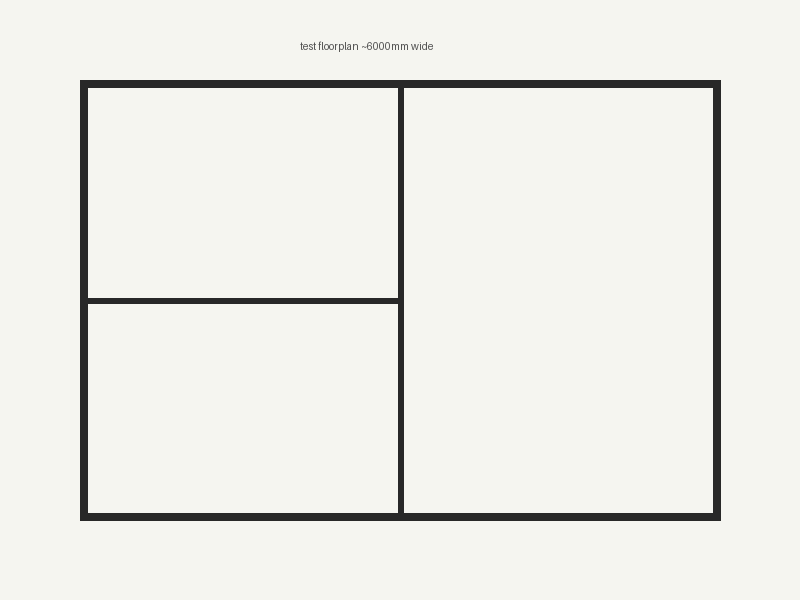
#> input picture test-floorplan.png, 800 x 600 px
$ python cv_lines.py ../../../test-floorplan.png
#> lines starting #> are read from the running program, lines starting #| are printed output that depends on the picture; after the words box and inside, x2 and y2 are one past the last pixel; in counts of white or black regions, pixels touching at a corner belong together
#!/usr/bin/env python3
"""
cv-hough-v1 — OpenCV line detection for floor-plan wall drafts.

Usage:
  python cv_lines.py path/to/image.png
  python cv_lines.py --stdin < image.png

Stdout JSON:
  { "ok": true, "wallsPx": [[x0,y0,x1,y1], ...],
    "imagePx": {"width":W,"height":H},
    "meta": { "engine": "cv-hough-v1", "warning": "草稿必人工核对", ... } }

Honest limits: classical Hough / morphology — NOT commercial semantic room parsing.
"""
from __future__ import annotations

import argparse
import json
import math
import sys
from typing import List, Sequence, Tuple

import cv2
import numpy as np

ENGINE_ID = "cv-hough-v1"
WARNING = "草稿必人工核对"
Seg = Tuple[float, float, float, float]


def load_image(path: str | None, use_stdin: bool) -> np.ndarray:
    if use_stdin:
        data = sys.stdin.buffer.read()
        arr = np.frombuffer(data, dtype=np.uint8)
        img = cv2.imdecode(arr, cv2.IMREAD_COLOR)
        if img is None:
            raise ValueError("failed to decode image from stdin")
        return img
    if not path:
        raise ValueError("image path required")
    img = cv2.imread(path, cv2.IMREAD_COLOR)
    if img is None:
        raise ValueError(f"failed to read image: {path}")
    return img


def seg_len(s: Sequence[float]) -> float:
    return math.hypot(s[2] - s[0], s[3] - s[1])


def normalize_angle(a: float) -> float:
    while a < -math.pi / 2:
        a += math.pi
    while a >= math.pi / 2:
        a -= math.pi
    return a


def seg_angle(s: Sequence[float]) -> float:
    return math.atan2(s[3] - s[1], s[2] - s[0])


def point_line_dist(px: float, py: float, s: Sequence[float]) -> float:
    x0, y0, x1, y1 = s
    dx, dy = x1 - x0, y1 - y0
    L2 = dx * dx + dy * dy
    if L2 < 1e-6:
        return math.hypot(px - x0, py - y0)
    t = max(0.0, min(1.0, ((px - x0) * dx + (py - y0) * dy) / L2))
    return math.hypot(px - (x0 + t * dx), py - (y0 + t * dy))


def hough_segments(mask: np.ndarray) -> List[Seg]:
    h, w = mask.shape[:2]
    min_len = max(28, int(min(h, w) * 0.04))
    max_gap = max(8, int(min(h, w) * 0.015))
    edges = cv2.Canny(mask, 50, 150, apertureSize=3)
    edges = cv2.bitwise_and(edges, mask)
    lines = cv2.HoughLinesP(
        edges,
        rho=1,
        theta=np.pi / 180.0,
        threshold=max(40, min_len // 2),
        minLineLength=min_len,
        maxLineGap=max_gap,
    )
    segs: List[Seg] = []
    if lines is None:
        return segs
    # OpenCV 4: (N,1,4); OpenCV 5: (N,4)
    arr = np.asarray(lines).reshape(-1, 4)
    for x0, y0, x1, y1 in arr:
        segs.append((float(x0), float(y0), float(x1), float(y1)))
    return segs


def merge_collinear(
    segs: List[Seg],
    ang_tol_deg: float = 8.0,
    dist_tol: float = 12.0,
    gap_tol: float = 28.0,
) -> List[Seg]:
    if not segs:
        return []
    ang_tol = math.radians(ang_tol_deg)
    remaining = sorted(segs, key=seg_len, reverse=True)
    merged: List[Seg] = []

    while remaining:
        base = remaining.pop(0)
        group = [base]
        ba = normalize_angle(seg_angle(base))
        changed = True
        while changed:
            changed = False
            keep: List[Seg] = []
            for s in remaining:
                sa = normalize_angle(seg_angle(s))
                dang = abs(ba - sa)
                dang = min(dang, math.pi - dang)
                if dang > ang_tol:
                    keep.append(s)
                    continue
                if max(point_line_dist(s[0], s[1], base), point_line_dist(s[2], s[3], base)) > dist_tol:
                    keep.append(s)
                    continue
                dx, dy = math.cos(ba), math.sin(ba)

                def proj(x: float, y: float) -> float:
                    return (x - base[0]) * dx + (y - base[1]) * dy

                pts = [
                    proj(base[0], base[1]),
                    proj(base[2], base[3]),
                    proj(s[0], s[1]),
                    proj(s[2], s[3]),
                ]
                lo, hi = min(pts), max(pts)
                cover = abs(proj(base[2], base[3]) - proj(base[0], base[1])) + abs(
                    proj(s[2], s[3]) - proj(s[0], s[1])
                )
                if (hi - lo) - cover > gap_tol:
                    keep.append(s)
                    continue
                group.append(s)
                changed = True
            remaining = keep
            if changed:
                base = max(group, key=seg_len)
                ba = normalize_angle(seg_angle(base))

        angles = [normalize_angle(seg_angle(s)) for s in group]
        mean_a = (
            math.atan2(
                sum(math.sin(2 * a) for a in angles) / len(angles),
                sum(math.cos(2 * a) for a in angles) / len(angles),
            )
            / 2.0
        )
        dx, dy = math.cos(mean_a), math.sin(mean_a)
        eps = []
        for s in group:
            eps.append((s[0], s[1]))
            eps.append((s[2], s[3]))
        cx = sum(p[0] for p in eps) / len(eps)
        cy = sum(p[1] for p in eps) / len(eps)
        ts = [((x - cx) * dx + (y - cy) * dy) for x, y in eps]
        t0, t1 = min(ts), max(ts)
        x0, y0 = cx + t0 * dx, cy + t0 * dy
        x1, y1 = cx + t1 * dx, cy + t1 * dy
        if math.hypot(x1 - x0, y1 - y0) >= 20:
            merged.append((x0, y0, x1, y1))

    return merged


def snap_ortho(segs: List[Seg], tol_deg: float = 12.0) -> List[Seg]:
    out: List[Seg] = []
    for x0, y0, x1, y1 in segs:
        ang = abs(math.degrees(math.atan2(y1 - y0, x1 - x0))) % 180
        if ang <= tol_deg or ang >= 180 - tol_deg:
            y = (y0 + y1) / 2
            out.append((min(x0, x1), y, max(x0, x1), y))
        elif abs(ang - 90) <= tol_deg:
            x = (x0 + x1) / 2
            out.append((x, min(y0, y1), x, max(y0, y1)))
        else:
            out.append((x0, y0, x1, y1))
    return out


def dedup_walls(walls: List[List[float]], tol: float = 10.0) -> List[List[float]]:
    out: List[List[float]] = []
    for w in walls:
        dup = False
        for o in out:
            same = (
                abs(w[0] - o[0]) < tol
                and abs(w[1] - o[1]) < tol
                and abs(w[2] - o[2]) < tol
                and abs(w[3] - o[3]) < tol
            )
            rev = (
                abs(w[0] - o[2]) < tol
                and abs(w[1] - o[3]) < tol
                and abs(w[2] - o[0]) < tol
                and abs(w[3] - o[1]) < tol
            )
            if same or rev:
                dup = True
                break
        if not dup:
            out.append(w)
    return out


def detect(bgr_orig: np.ndarray) -> dict:
    h0, w0 = bgr_orig.shape[:2]
    max_side = 1600
    scale = 1.0
    bgr = bgr_orig
    if max(h0, w0) > max_side:
        scale = max_side / float(max(h0, w0))
        bgr = cv2.resize(
            bgr_orig, (int(w0 * scale), int(h0 * scale)), interpolation=cv2.INTER_AREA
        )

    gray = cv2.cvtColor(bgr, cv2.COLOR_BGR2GRAY)
    gray = cv2.GaussianBlur(gray, (5, 5), 0)
    inv = cv2.adaptiveThreshold(
        gray, 255, cv2.ADAPTIVE_THRESH_GAUSSIAN_C, cv2.THRESH_BINARY_INV, 35, 8
    )
    _, otsu = cv2.threshold(gray, 0, 255, cv2.THRESH_BINARY_INV + cv2.THRESH_OTSU)
    if np.count_nonzero(inv) < 0.002 * inv.size:
        inv = otsu
    kernel = cv2.getStructuringElement(cv2.MORPH_RECT, (3, 3))
    mask = cv2.morphologyEx(inv, cv2.MORPH_CLOSE, kernel, iterations=2)
    mask = cv2.morphologyEx(mask, cv2.MORPH_OPEN, kernel, iterations=1)

    segs = hough_segments(mask)
    raw_n = len(segs)
    segs = merge_collinear(segs)
    segs = snap_ortho(segs)

    inv_s = 1.0 / scale if scale > 0 else 1.0
    walls_px: List[List[float]] = []
    for s in segs:
        x0, y0, x1, y1 = [v * inv_s for v in s]
        if math.hypot(x1 - x0, y1 - y0) < 24:
            continue
        walls_px.append([round(x0, 2), round(y0, 2), round(x1, 2), round(y1, 2)])

    walls_px = dedup_walls(walls_px)

    if len(walls_px) < 2:
        raise ValueError(
            f"too few line segments after merge ({len(walls_px)}; raw={raw_n})"
        )

    return {
        "ok": True,
        "wallsPx": walls_px,
        "imagePx": {"width": w0, "height": h0},
        "meta": {
            "engine": ENGINE_ID,
            "warning": WARNING,
            "lineCountRaw": raw_n,
            "lineCount": len(walls_px),
            "note": "OpenCV HoughLinesP + collinear merge; not commercial semantic floor-plan AI",
        },
    }


def main() -> int:
    ap = argparse.ArgumentParser(description="cv-hough-v1 floorplan line detector")
    ap.add_argument("image", nargs="?", help="image path")
    ap.add_argument("--stdin", action="store_true", help="read image bytes from stdin")
    args = ap.parse_args()
    try:
        img = load_image(args.image, args.stdin)
#> in load_image, img is the input picture: shape (600, 800, 3); mean B, G, R 231, 235.7, 235.7
        result = detect(img)
#> in detect, `inv = cv2.adaptiveThreshold( gray, 255, cv2.ADAPTIVE_THRESH_GAUSSIAN_C..`:
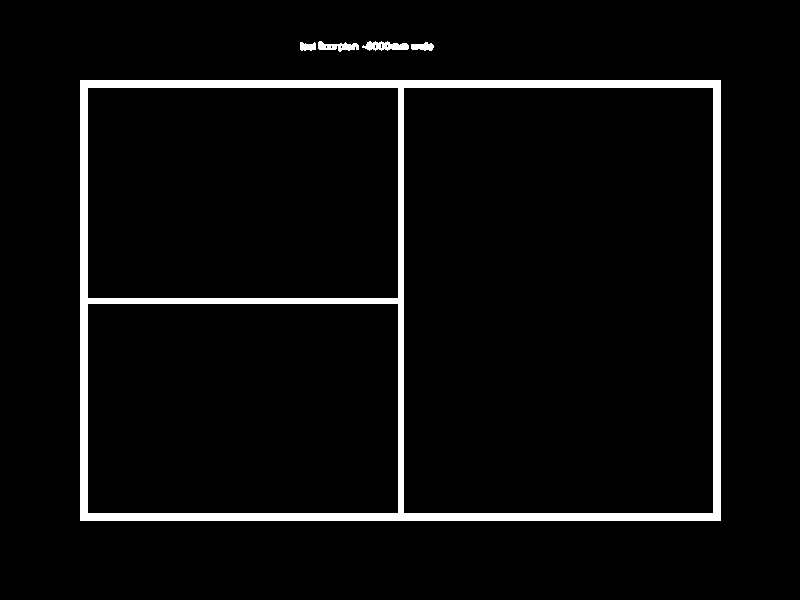
#> inv: shape (600, 800); 4.6% white; 5 white regions, box (x1, y1, x2, y2) and area: (80, 80, 721, 521) 21466, (362, 41, 409, 51) 312, (318, 41, 359, 52) 261, (411, 42, 434, 51) 146, (300, 42, 316, 51) 114
#> in detect, `_, otsu = cv2.threshold(gray, 0, 255, cv2.THRESH_BINARY_INV + cv2.THRE..`:
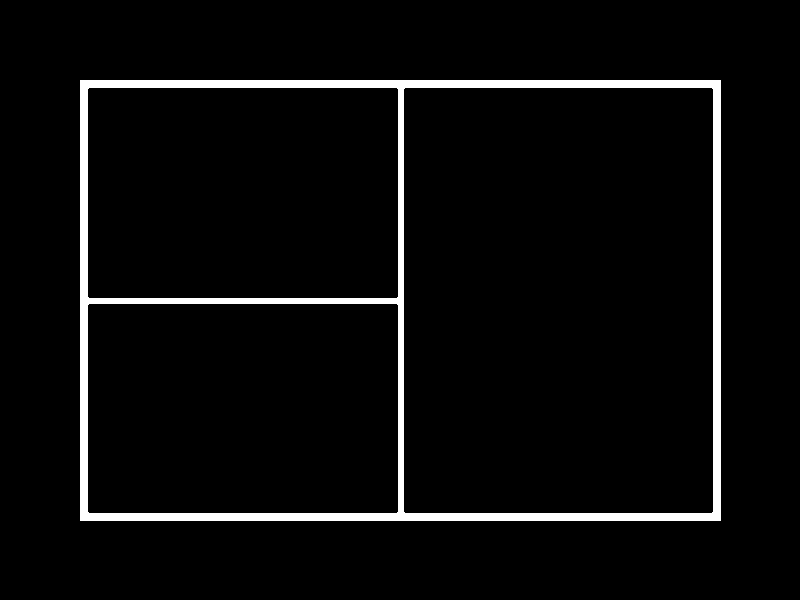
#> otsu: shape (600, 800); 4.5% white; 1 white region, box (x1, y1, x2, y2) and area: (80, 80, 721, 521) 21478
#> in detect, `mask = cv2.morphologyEx(inv, cv2.MORPH_CLOSE, kernel, iterations=2)`: mask: shape (600, 800); 4.7% white; 2 white regions, box (x1, y1, x2, y2) and area: (80, 80, 721, 521) 21466, (300, 41, 434, 52) 937
#> in detect, `mask = cv2.morphologyEx(mask, cv2.MORPH_OPEN, kernel, iterations=1)`: mask: shape (600, 800); 4.7% white; 2 white regions, box (x1, y1, x2, y2) and area: (80, 80, 721, 521) 21466, (300, 41, 434, 51) 926
#> in hough_segments, `edges = cv2.Canny(mask, 50, 150, apertureSize=3)`:
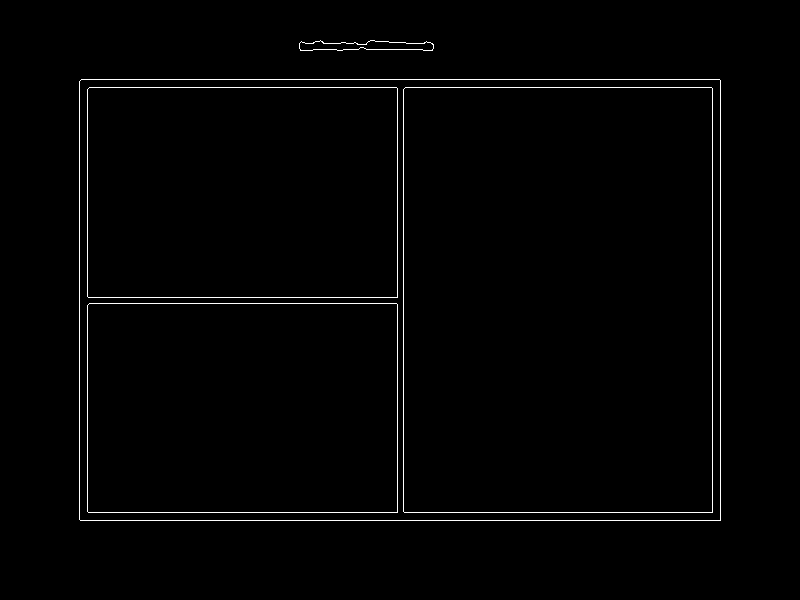
#> edges: shape (600, 800); 1.2% white in thin lines or dots, all inside (x1, y1, x2, y2) = (79, 40, 721, 521)
#> in hough_segments, `edges = cv2.bitwise_and(edges, mask)`:
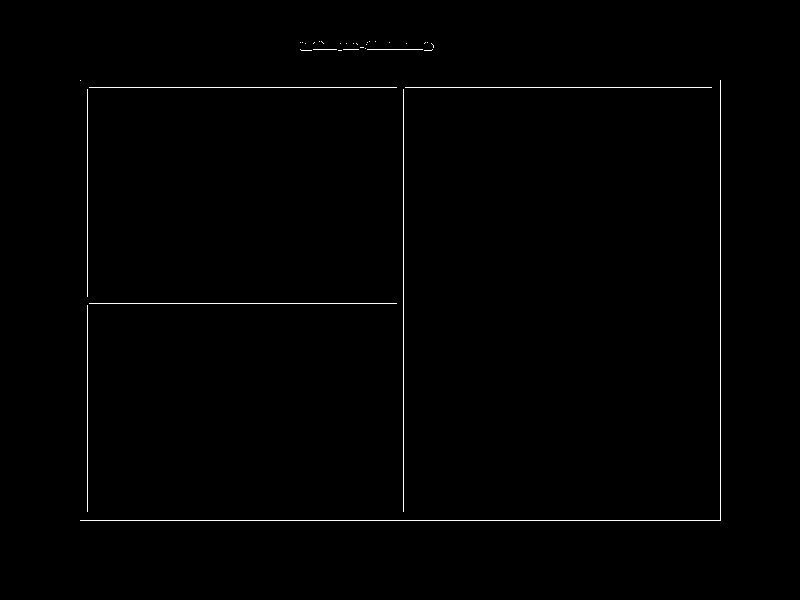
#> edges: shape (600, 800); 0.62% white in thin lines or dots, all inside (x1, y1, x2, y2) = (80, 41, 721, 521)
#> in hough_segments, `lines = cv2.HoughLinesP( edges, rho=1, theta=np.pi / 180.0, threshold=..`: lines = [[80, 520, 720, 520], [89, 87, 720, 87], [403, 511, 403, 89], [87, 511, 87, 89], [720, 519, 720, 80], [89, 303, 396, 303], [313, 49, 432, 49]]
#> in hough_segments, `arr = np.asarray(lines).reshape(-1, 4)`: arr has the same summary as lines
#> the loop in hough_segments, `for x0, y0, x1, y1 in arr:` made 7 passes
#> after the loop in hough_segments, `for x0, y0, x1, y1 in arr:`: segs = [(80, 520, 720, 520), (89, 87, 720, 87), (403, 511, 403, 89), (87, 511, 87, 89), (720, 519, 720, 80), (89, 303, 396, 303), (313, 49, 432, 49)]
#> in detect, `raw_n = len(segs)`: raw_n = 7
#> in merge_collinear, `remaining = sorted(segs, key=seg_len, reverse=True)`: remaining = [(80, 520, 720, 520), (89, 87, 720, 87), (720, 519, 720, 80), (403, 511, 403, 89), (87, 511, 87, 89), (89, 303, 396, 303), (313, 49, 432, 49)]
#> the loop in merge_collinear, `while remaining:` made 7 passes
#> (x0, y0, x1, y1, dx, dy) on passes 1, 2, 3, 4, 6: (80, 520, 720, 520, 1, 0), (89, 87, 720, 87, 1, 0), (720, 519, 720, 80, 6.12e-17, -1), (403, 511, 403, 89, 6.12e-17, -1), (89, 303, 396, 303, 1, 0)
#> (angles, mean_a, dx, dy, cx, cy, t0) on passes 5, 7: ([-1.57], -1.57, 6.12e-17, -1, 87, 300, -211), ([0], 0, 1, 0, 372.5, 49, -59.5)
#> after the loop in merge_collinear, `while remaining:`: keep = []; merged has the same summary as remaining
#> in detect, `segs = merge_collinear(segs)`: segs has the same summary as remaining in merge_collinear
#> the loop in snap_ortho, `for x0, y0, x1, y1 in segs:` made 7 passes
#> (x0, y0, x1, y1, ang, y) on passes 1, 2, 6, 7: (80, 520, 720, 520, 0, 520), (89, 87, 720, 87, 0, 87), (89, 303, 396, 303, 0, 303), (313, 49, 432, 49, 0, 49)
#> (x0, y0, x1, y1, ang, x) on passes 3 to 5: (720, 519, 720, 80, 90, 720), (403, 511, 403, 89, 90, 403), (87, 511, 87, 89, 90, 87)
#> after the loop in snap_ortho, `for x0, y0, x1, y1 in segs:`: out = [(80, 520, 720, 520), (89, 87, 720, 87), (720, 80, 720, 519), (403, 89, 403, 511), (87, 89, 87, 511), (89, 303, 396, 303), (313, 49, 432, 49)]
#> in detect, `segs = snap_ortho(segs)`: segs has the same summary as out in snap_ortho
#> the loop in detect, `for s in segs:` made 7 passes
#> after the loop in detect, `for s in segs:`: walls_px = [[80, 520, 720, 520], [89, 87, 720, 87], [720, 80, 720, 519], [403, 89, 403, 511], [87, 89, 87, 511], [89, 303, 396, 303], [313, 49, 432, 49]]
#> the loop in dedup_walls, `for w in walls:` made 7 passes
#> after the loop in dedup_walls, `for w in walls:`: out has the same summary as walls_px in detect
#> result = 4 items
        json.dump(result, sys.stdout, ensure_ascii=False)
#> (printed output is left out)
        sys.stdout.write("\n")
        return 0
    except Exception as e:
        json.dump(
            {
                "ok": False,
                "error": {"code": "CV_ERROR", "message": str(e)},
                "meta": {"engine": ENGINE_ID, "warning": WARNING},
            },
            sys.stdout,
            ensure_ascii=False,
        )
        sys.stdout.write("\n")
        return 1


if __name__ == "__main__":
    sys.exit(main())
#> (the program exits here)
